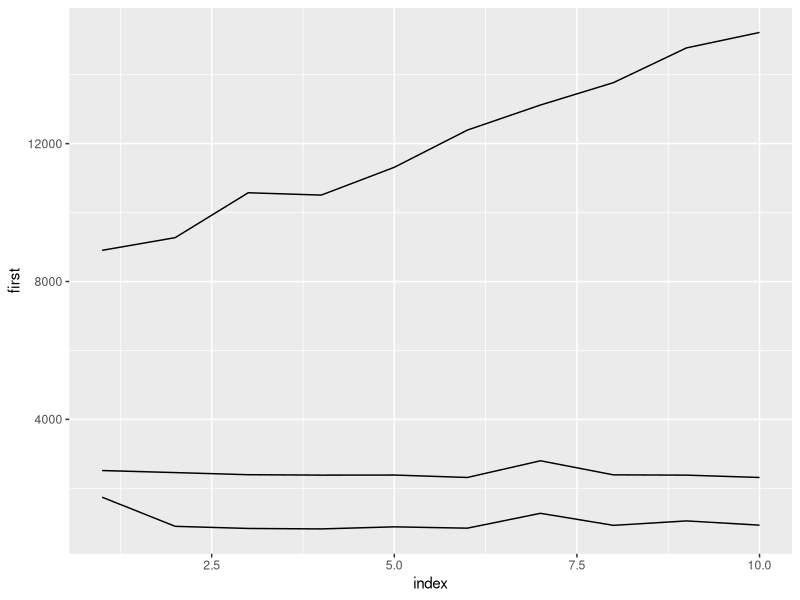

Source code (R):
## ---- chunk 1
library(microbenchmark)
library(ggplot2)
first = c()
second = c()
third = c()
for (i in 1:10) {
  m = matrix(1:i**2, nrow = i, ncol = i)
  first = c(first, mean(microbenchmark(colSums(m))$time))
  second = c(second,mean(microbenchmark(.colSums(m, i, i))$time))
  third = c(third, mean(microbenchmark(apply(m, 2, sum))$time))
}
index = seq(1, 10)
df = data.frame(index, first, second, third)
df
ggplot(data = df, aes(x = index)) + geom_line(aes(y = first)) + geom_line(aes(y = second)) + geom_line(aes(y = third))
